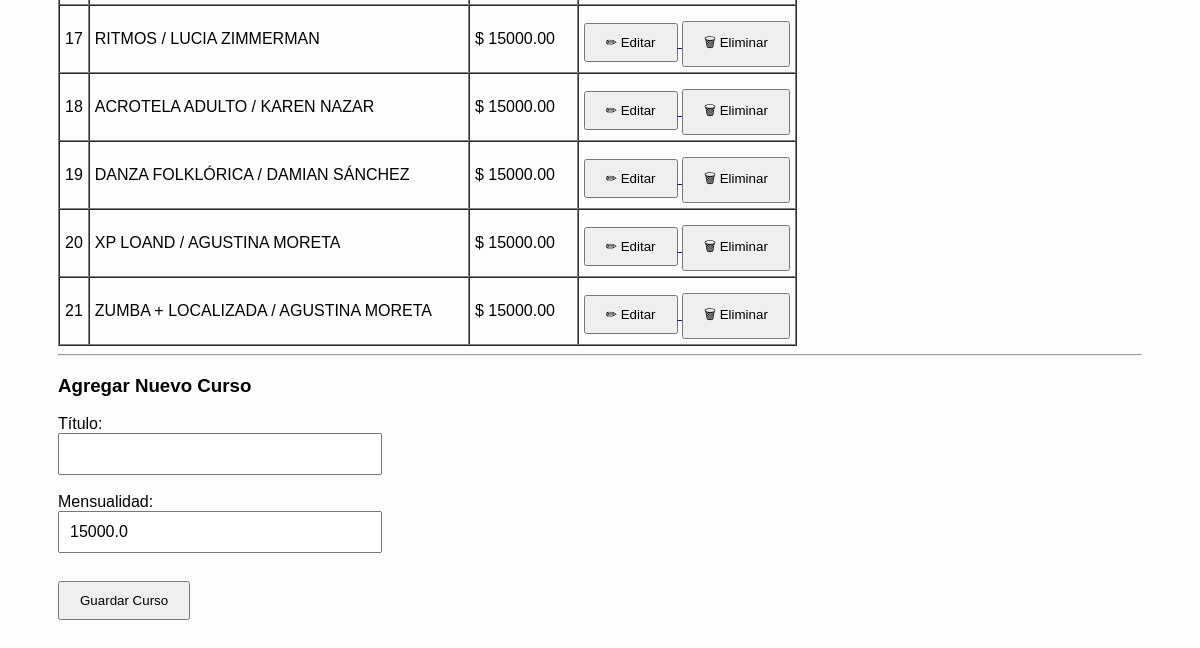
Before: /admin/courses (signed in, lower part) with the older database file.
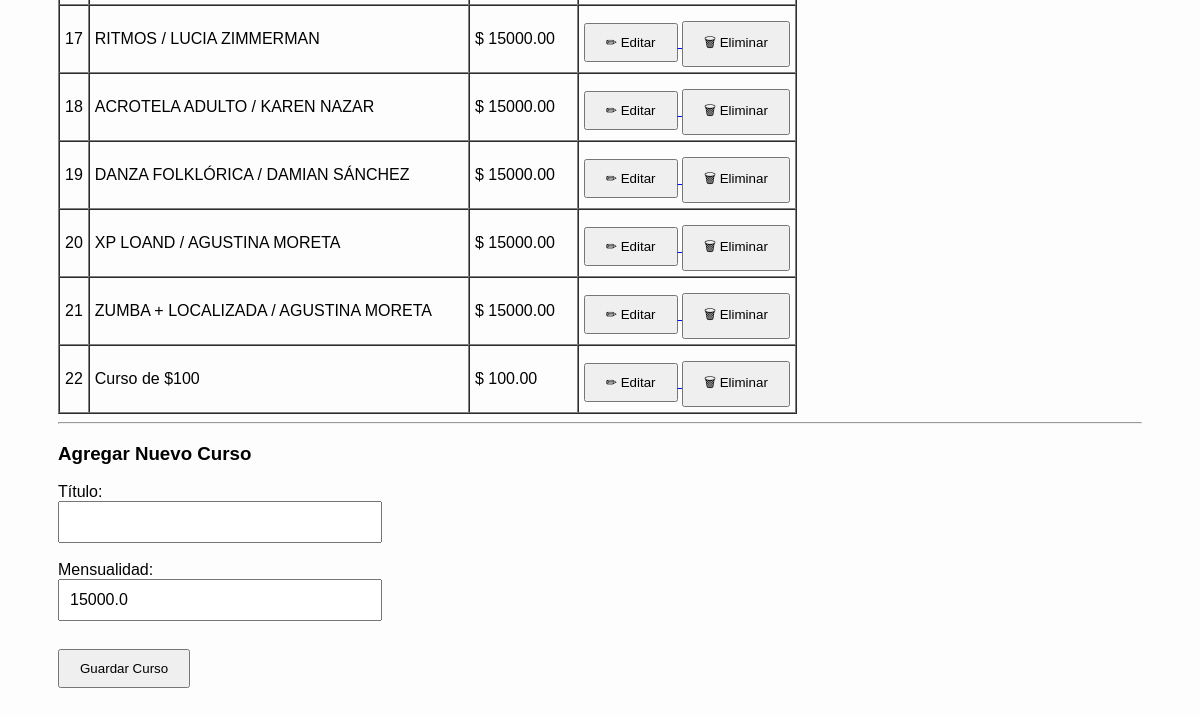
After: the same page with the newer database file.
### app/models.py (models this page shows, shortened)
class Course(Base):
    __tablename__ = "courses"
    id          = Column(Integer, primary_key=True, index=True)
    title       = Column(String, unique=True, index=True, nullable=False)
    monthly_fee = Column(Float, default=15000.0, nullable=False)
    enrollments = relationship("Enrollment", back_populates="course")

### app/routes/admin.py (the view)
@router.get("/courses", response_class=HTMLResponse)
def admin_manage_courses(
    request: Request,
    edit_id: int = None,
    user=Depends(ensure_admin),
    db: Session = Depends(get_db)
):
    if hasattr(user, "status_code"):
        return user
    courses = list_courses(db)
    course_to_edit = None
    if edit_id:
        course_to_edit = get_course(db, edit_id)
    return templates.TemplateResponse("admin/courses.html", {
        "request": request,
        "courses": courses,
        "course_to_edit": course_to_edit
    })

### app/templates/admin/courses.html (shortened to what this page needs)
{% extends 'admin/base.html' %}
{% block content %}
<table border="1" cellpadding="5" cellspacing="0">
    <tbody>
    {% for c in courses %}
        <tr>
            <td>{{ c.id }}</td>
            <td>{{ c.title }}</td>
            <td>$ {{ '%.2f' | format(c.monthly_fee) }}</td>
            <td>
                <a href="/admin/courses?edit_id={{ c.id }}">
                  <button>✏ Editar</button>
                </a>
                <a href="/admin/courses/delete/{{ c.id }}"
                   onclick="return confirm('¿Eliminar curso {{ c.title }}?');">
                  <button>🗑 Eliminar</button>
                </a>
            </td>
        </tr>
    {% endfor %}
    </tbody>
</table>
<hr>
{% if course_to_edit %}
    <h3>Editar Curso (ID {{ course_to_edit.id }})</h3>
{% else %}
    <h3>Agregar Nuevo Curso</h3>
{% endif %}
<form method="post" action="/admin/courses">
    <label>
        Título:<br>
        <input type="text" name="title" value="{{ course_to_edit.title if course_to_edit else '' }}" required />
    </label><br><br>
    <label>
        Mensualidad:<br>
        <input type="number" name="monthly_fee" step="0.01"
               value="{{ course_to_edit.monthly_fee if course_to_edit else 15000.0 }}" required />
    </label><br><br>
    <button type="submit">
        {% if course_to_edit %}Actualizar Curso{% else %}Guardar Curso{% endif %}
    </button>
</form>
{% endblock %}

### app/templates/admin/base.html (shortened to what this page needs)
<!DOCTYPE html>
<html lang="es">
<head>
    <link rel="stylesheet" href="/static/styles.css" />
</head>
<body>
    <div class="container">
        {% block content %}{% endblock %}
    </div>
</body>
</html>

### app/static/styles.css (style rules this page uses)
body { font-family: Arial, sans-serif; text-align: center; background: #fdfdfd; padding: 30px; }
input { padding: 10px; font-size: 16px; width: 300px; }
button { padding: 10px 20px; margin-top: 10px; }
.container { margin: 20px; text-align: left; }

Changed rows visible on the page:
added Course: id "22", title "Curso de $100", monthly_fee "100.00"
